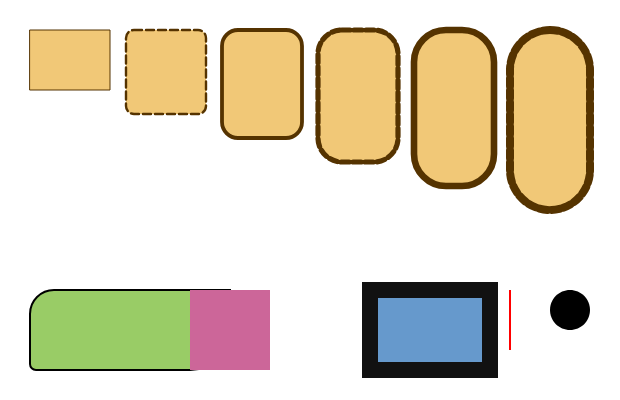

Specify this chart in Vega-Lite:
### Vega specification from a JSON file in a GitHub repository (floating-point values rounded to 4 significant figures)
{"$schema": "https://vega.github.io/schema/vega/v6.json", "width": 300, "height": 190, "padding": 5, "marks": [{"type": "rect", "from": {"data": "t"}, "encode": {"update": {"x": {"field": "x"}, "y": {"field": "y"}, "width": {"value": 40}, "height": {"field": "h"}, "cornerRadius": {"field": "r"}, "fill": {"value": "#eb5"}, "stroke": {"value": "#530"}, "strokeWidth": {"field": "sw"}, "strokeDash": {"signal": "datum.i % 2 ? [4,2] : []"}, "strokeCap": {"value": "round"}, "fillOpacity": {"value": 0.8}}}}, {"type": "rect", "encode": {"update": {"x": {"value": 10}, "y": {"value": 140}, "width": {"value": 100}, "height": {"value": 40}, "cornerRadiusTopLeft": {"value": 12}, "cornerRadiusBottomRight": {"value": 20}, "cornerRadiusBottomLeft": {"value": 3}, "fill": {"value": "#9c6"}, "stroke": {"value": "#000"}}}}, {"type": "rect", "encode": {"update": {"x": {"value": 130}, "y": {"value": 140}, "width": {"value": -40}, "height": {"value": 40}, "cornerRadius": {"value": 6}, "fill": {"value": "#c69"}}}}, {"type": "rect", "encode": {"update": {"x": {"value": 180}, "y": {"value": 140}, "x2": {"value": 240}, "y2": {"value": 180}, "fill": {"value": "#69c"}, "strokeMiterLimit": {"value": 10}, "strokeJoin": {"value": "miter"}, "stroke": {"value": "#111"}, "strokeWidth": {"value": 8}}}}, {"type": "rect", "encode": {"update": {"x": {"value": 250}, "y": {"value": 140}, "width": {"value": 0}, "height": {"value": 30}, "stroke": {"value": "red"}}}}, {"type": "rect", "encode": {"update": {"x": {"value": 270}, "y": {"value": 140}, "width": {"value": 20}, "height": {"value": 20}, "cornerRadius": {"value": 500}, "fill": {"value": "black"}}}}], "data": [{"name": "t", "values": [{"i": 0, "x": 10, "y": 10, "h": 30, "r": 0, "sw": 0.5}, {"i": 1, "x": 58, "y": 10, "h": 42, "r": 4, "sw": 1.2}, {"i": 2, "x": 106, "y": 10, "h": 54, "r": 8, "sw": 1.9}, {"i": 3, "x": 154, "y": 10, "h": 66, "r": 12, "sw": 2.6}, {"i": 4, "x": 202, "y": 10, "h": 78, "r": 16, "sw": 3.3}, {"i": 5, "x": 250, "y": 10, "h": 90, "r": 20, "sw": 4.0}]}]}
